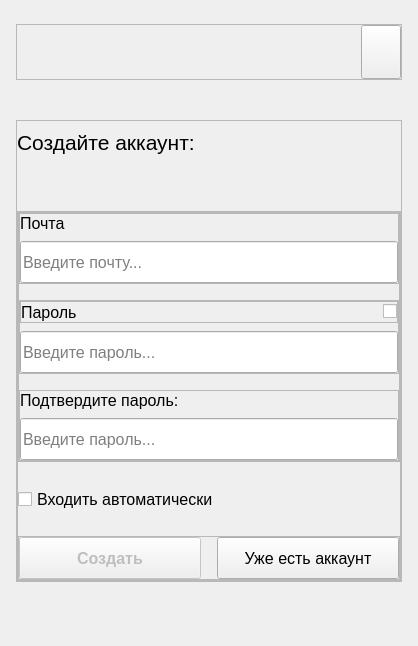
      <widget class="QWidget" name="signup_page">
       <layout class="QVBoxLayout" name="verticalLayout_16">
        <property name="spacing">
         <number>0</number>
        </property>
        <property name="leftMargin">
         <number>16</number>
        </property>
        <property name="topMargin">
         <number>24</number>
        </property>
        <property name="rightMargin">
         <number>16</number>
        </property>
        <property name="bottomMargin">
         <number>24</number>
        </property>
        <item>
         <widget class="QFrame" name="logo_theme_frame_2">
          <property name="sizePolicy">
           <sizepolicy hsizetype="Preferred" vsizetype="Fixed">
            <horstretch>0</horstretch>
            <verstretch>0</verstretch>
           </sizepolicy>
          </property>
          <property name="minimumSize">
           <size>
            <width>0</width>
            <height>56</height>
           </size>
          </property>
          <property name="frameShape">
           <enum>QFrame::StyledPanel</enum>
          </property>
          <property name="frameShadow">
           <enum>QFrame::Raised</enum>
          </property>
          <layout class="QHBoxLayout" name="horizontalLayout_4">
           <property name="leftMargin">
            <number>0</number>
           </property>
           <property name="topMargin">
            <number>0</number>
           </property>
           <property name="rightMargin">
            <number>0</number>
           </property>
           <property name="bottomMargin">
            <number>0</number>
           </property>
           <item>
            <widget class="LogoLabel" name="logo_lable_2">
             <property name="sizePolicy">
              <sizepolicy hsizetype="Expanding" vsizetype="Expanding">
               <horstretch>0</horstretch>
               <verstretch>0</verstretch>
              </sizepolicy>
             </property>
             <property name="styleSheet">
              <string notr="true"/>
             </property>
             <property name="text">
              <string/>
             </property>
            </widget>
           </item>
           <item>
            <spacer name="horizontalSpacer_2">
             <property name="orientation">
              <enum>Qt::Horizontal</enum>
             </property>
             <property name="sizeHint" stdset="0">
              <size>
               <width>40</width>
               <height>20</height>
              </size>
             </property>
            </spacer>
           </item>
           <item>
            <widget class="ThemeButton" name="theme_button_2">
             <property name="sizePolicy">
              <sizepolicy hsizetype="Minimum" vsizetype="Minimum">
               <horstretch>0</horstretch>
               <verstretch>0</verstretch>
              </sizepolicy>
             </property>
             <property name="styleSheet">
              <string notr="true"/>
             </property>
             <property name="text">
              <string/>
             </property>
             <property name="flat">
              <bool>false</bool>
             </property>
            </widget>
           </item>
          </layout>
         </widget>
        </item>
        <item>
         <spacer name="verticalSpacer_5">
          <property name="orientation">
           <enum>Qt::Vertical</enum>
          </property>
          <property name="sizeHint" stdset="0">
           <size>
            <width>20</width>
            <height>40</height>
           </size>
          </property>
         </spacer>
        </item>
        <item>
         <widget class="QFrame" name="content_frame_2">
          <property name="frameShape">
           <enum>QFrame::StyledPanel</enum>
          </property>
          <property name="frameShadow">
           <enum>QFrame::Raised</enum>
          </property>
          <layout class="QVBoxLayout" name="verticalLayout_15">
           <property name="spacing">
            <number>56</number>
           </property>
           <property name="leftMargin">
            <number>0</number>
           </property>
           <property name="rightMargin">
            <number>0</number>
           </property>
           <property name="bottomMargin">
            <number>0</number>
           </property>
           <item>
            <widget class="QLabel" name="create_account_label">
             <property name="font">
              <font>
               <pointsize>16</pointsize>
              </font>
             </property>
             <property name="text">
              <string>Создайте аккаунт:</string>
             </property>
            </widget>
           </item>
           <item>
            <widget class="QFrame" name="actions_frame_2">
             <property name="frameShape">
              <enum>QFrame::StyledPanel</enum>
             </property>
             <property name="frameShadow">
              <enum>QFrame::Raised</enum>
             </property>
             <layout class="QVBoxLayout" name="verticalLayout_14">
              <property name="spacing">
               <number>16</number>
              </property>
              <property name="leftMargin">
               <number>0</number>
              </property>
              <property name="topMargin">
               <number>0</number>
              </property>
              <property name="rightMargin">
               <number>0</number>
              </property>
              <property name="bottomMargin">
               <number>0</number>
              </property>
              <item>
               <widget class="QFrame" name="input_fields_frame_2">
                <property name="frameShape">
                 <enum>QFrame::StyledPanel</enum>
                </property>
                <property name="frameShadow">
                 <enum>QFrame::Raised</enum>
                </property>
                <layout class="QVBoxLayout" name="verticalLayout_9">
                 <property name="spacing">
                  <number>16</number>
                 </property>
                 <property name="leftMargin">
                  <number>0</number>
                 </property>
                 <property name="topMargin">
                  <number>0</number>
                 </property>
                 <property name="rightMargin">
                  <number>0</number>
                 </property>
                 <property name="bottomMargin">
                  <number>0</number>
                 </property>
                 <item>
                  <widget class="QFrame" name="email_field_2">
                   <property name="frameShape">
                    <enum>QFrame::StyledPanel</enum>
                   </property>
                   <property name="frameShadow">
                    <enum>QFrame::Raised</enum>
                   </property>
                   <layout class="QVBoxLayout" name="verticalLayout_10">
                    <property name="spacing">
                     <number>8</number>
                    </property>
                    <property name="leftMargin">
                     <number>0</number>
                    </property>
                    <property name="topMargin">
                     <number>0</number>
                    </property>
                    <property name="rightMargin">
                     <number>0</number>
                    </property>
                    <property name="bottomMargin">
                     <number>0</number>
                    </property>
                    <item>
                     <widget class="QLabel" name="email_label_2">
                      <property name="sizePolicy">
                       <sizepolicy hsizetype="Minimum" vsizetype="Preferred">
                        <horstretch>0</horstretch>
                        <verstretch>0</verstretch>
                       </sizepolicy>
                      </property>
                      <property name="font">
                       <font>
                        <pointsize>12</pointsize>
                       </font>
                      </property>
                      <property name="text">
                       <string>Почта</string>
                      </property>
                     </widget>
                    </item>
                    <item>
                     <widget class="QLineEdit" name="email_lineEdit_2">
                      <property name="minimumSize">
                       <size>
                        <width>0</width>
                        <height>42</height>
                       </size>
                      </property>
                      <property name="font">
                       <font>
                        <pointsize>12</pointsize>
                       </font>
                      </property>
                      <property name="placeholderText">
                       <string>Введите почту...</string>
                      </property>
                      <property name="clearButtonEnabled">
                       <bool>false</bool>
                      </property>
                     </widget>
                    </item>
                   </layout>
                  </widget>
                 </item>
                 <item>
                  <widget class="QFrame" name="password_field_2">
                   <property name="frameShape">
                    <enum>QFrame::StyledPanel</enum>
                   </property>
                   <property name="frameShadow">
                    <enum>QFrame::Raised</enum>
                   </property>
                   <layout class="QVBoxLayout" name="verticalLayout_11">
                    <property name="spacing">
                     <number>8</number>
                    </property>
                    <property name="leftMargin">
                     <number>0</number>
                    </property>
                    <property name="topMargin">
                     <number>0</number>
                    </property>
                    <property name="rightMargin">
                     <number>0</number>
                    </property>
                    <property name="bottomMargin">
                     <number>0</number>
                    </property>
                    <item>
                     <widget class="QFrame" name="passoword_label_frame_2">
                      <property name="frameShape">
                       <enum>QFrame::StyledPanel</enum>
                      </property>
                      <property name="frameShadow">
                       <enum>QFrame::Raised</enum>
                      </property>
                      <layout class="QHBoxLayout" name="horizontalLayout_11">
                       <property name="spacing">
                        <number>0</number>
                       </property>
                       <property name="leftMargin">
                        <number>0</number>
                       </property>
                       <property name="topMargin">
                        <number>0</number>
                       </property>
                       <property name="rightMargin">
                        <number>0</number>
                       </property>
                       <property name="bottomMargin">
                        <number>0</number>
                       </property>
                       <item>
                        <widget class="QLabel" name="password_label_2">
                         <property name="sizePolicy">
                          <sizepolicy hsizetype="Minimum" vsizetype="Preferred">
                           <horstretch>0</horstretch>
                           <verstretch>0</verstretch>
                          </sizepolicy>
                         </property>
                         <property name="font">
                          <font>
                           <pointsize>12</pointsize>
                          </font>
                         </property>
                         <property name="text">
                          <string>Пароль</string>
                         </property>
                        </widget>
                       </item>
                       <item>
                        <spacer name="horizontalSpacer_6">
                         <property name="orientation">
                          <enum>Qt::Horizontal</enum>
                         </property>
                         <property name="sizeHint" stdset="0">
                          <size>
                           <width>306</width>
                           <height>20</height>
                          </size>
                         </property>
                        </spacer>
                       </item>
                       <item>
                        <widget class="ViewPasswordCheckbox" name="view_password_checkBox_2">
                         <property name="text">
                          <string/>
                         </property>
                        </widget>
                       </item>
                      </layout>
                     </widget>
                    </item>
                    <item>
                     <widget class="QLineEdit" name="password_lineEdit_2">
                      <property name="minimumSize">
                       <size>
                        <width>0</width>
                        <height>42</height>
                       </size>
                      </property>
                      <property name="font">
                       <font>
                        <pointsize>12</pointsize>
                       </font>
                      </property>
                      <property name="echoMode">
                       <enum>QLineEdit::Password</enum>
                      </property>
                      <property name="placeholderText">
                       <string>Введите пароль...</string>
                      </property>
                      <property name="clearButtonEnabled">
                       <bool>false</bool>
                      </property>
                     </widget>
                    </item>
                   </layout>
                  </widget>
                 </item>
                 <item>
                  <widget class="QFrame" name="password_field_3">
                   <property name="frameShape">
                    <enum>QFrame::StyledPanel</enum>
                   </property>
                   <property name="frameShadow">
                    <enum>QFrame::Raised</enum>
                   </property>
                   <layout class="QVBoxLayout" name="verticalLayout_13">
                    <property name="spacing">
                     <number>8</number>
                    </property>
                    <property name="leftMargin">
                     <number>0</number>
                    </property>
                    <property name="topMargin">
                     <number>0</number>
                    </property>
                    <property name="rightMargin">
                     <number>0</number>
                    </property>
                    <property name="bottomMargin">
                     <number>0</number>
                    </property>
                    <item>
                     <widget class="QLabel" name="password_label_3">
                      <property name="sizePolicy">
                       <sizepolicy hsizetype="Minimum" vsizetype="Preferred">
                        <horstretch>0</horstretch>
                        <verstretch>0</verstretch>
                       </sizepolicy>
                      </property>
                      <property name="font">
                       <font>
                        <pointsize>12</pointsize>
                       </font>
                      </property>
                      <property name="text">
                       <string>Подтвердите пароль:</string>
                      </property>
                     </widget>
                    </item>
                    <item>
                     <widget class="QLineEdit" name="password_lineEdit_4">
                      <property name="minimumSize">
                       <size>
                        <width>0</width>
                        <height>42</height>
                       </size>
                      </property>
                      <property name="font">
                       <font>
                        <pointsize>12</pointsize>
                       </font>
                      </property>
                      <property name="echoMode">
                       <enum>QLineEdit::Password</enum>
                      </property>
                      <property name="placeholderText">
                       <string>Введите пароль...</string>
                      </property>
                      <property name="clearButtonEnabled">
                       <bool>false</bool>
                      </property>
                     </widget>
                    </item>
                   </layout>
                  </widget>
                 </item>
                </layout>
               </widget>
              </item>
              <item>
               <widget class="QCheckBox" name="auto_login_checkBox_2">
                <property name="sizePolicy">
                 <sizepolicy hsizetype="Expanding" vsizetype="Fixed">
                  <horstretch>0</horstretch>
                  <verstretch>0</verstretch>
                 </sizepolicy>
                </property>
                <property name="minimumSize">
                 <size>
                  <width>0</width>
                  <height>42</height>
                 </size>
                </property>
                <property name="font">
                 <font>
                  <pointsize>12</pointsize>
                 </font>
                </property>
                <property name="text">
                 <string>Входить автоматически</string>
                </property>
               </widget>
              </item>
              <item>
               <widget class="QFrame" name="login_buttons_2">
                <property name="frameShape">
                 <enum>QFrame::StyledPanel</enum>
                </property>
                <property name="frameShadow">
                 <enum>QFrame::Raised</enum>
                </property>
                <layout class="QHBoxLayout" name="horizontalLayout_7">
                 <property name="spacing">
                  <number>16</number>
                 </property>
                 <property name="leftMargin">
                  <number>0</number>
                 </property>
                 <property name="topMargin">
                  <number>0</number>
                 </property>
                 <property name="rightMargin">
                  <number>0</number>
                 </property>
                 <property name="bottomMargin">
                  <number>0</number>
                 </property>
                 <item>
                  <widget class="PrimaryButton" name="create_pushButton">
                   <property name="enabled">
                    <bool>false</bool>
                   </property>
                   <property name="minimumSize">
                    <size>
                     <width>0</width>
                     <height>42</height>
                    </size>
                   </property>
                   <property name="font">
                    <font>
                     <pointsize>12</pointsize>
                     <weight>75</weight>
                     <bold>true</bold>
                    </font>
                   </property>
                   <property name="text">
                    <string>Создать</string>
                   </property>
                  </widget>
                 </item>
                 <item>
                  <widget class="TertiaryButton" name="have_account_pushButton">
                   <property name="minimumSize">
                    <size>
                     <width>0</width>
                     <height>42</height>
                    </size>
                   </property>
                   <property name="font">
                    <font>
                     <pointsize>12</pointsize>
                    </font>
                   </property>
                   <property name="text">
                    <string>Уже есть аккаунт</string>
                   </property>
                  </widget>
                 </item>
                </layout>
               </widget>
              </item>
             </layout>
            </widget>
           </item>
          </layout>
         </widget>
        </item>
        <item>
         <spacer name="verticalSpacer_3">
          <property name="orientation">
           <enum>Qt::Vertical</enum>
          </property>
          <property name="sizeHint" stdset="0">
           <size>
            <width>20</width>
            <height>40</height>
           </size>
          </property>
         </spacer>
        </item>
       </layout>
      </widget>
